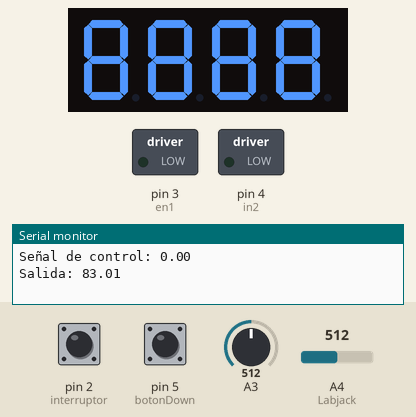
A sketch run on a simulated Arduino Uno, built with avr-gcc and run on an emulated ATmega328P. On the bench: 4-digit seven-segment display, switched loads named in the sketch (green lamp = pin HIGH), the last lines printed to the serial monitor. The inputs (shaded band) are chosen by the test bench; at power-on: pin 2 (interruptor) LOW, pin 5 (botonDown) LOW, A3 = 512, A4 (Labjack) = 512. Pins used as bus, display or sensor lines are not drawn.

Above: at 1.2 s.
1.3 s: pin 2 (interruptor) pulled HIGH for 0.15 s
At 3.0 s:
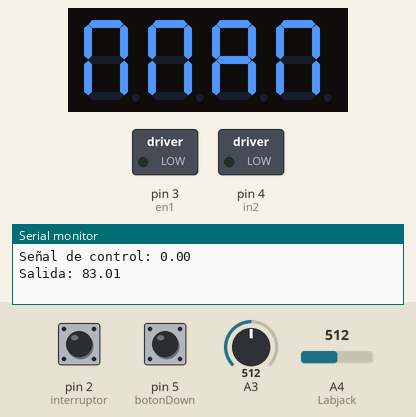
3.3 s: pin 2 (interruptor) pulled HIGH for 3.2 s
At 4.5 s:
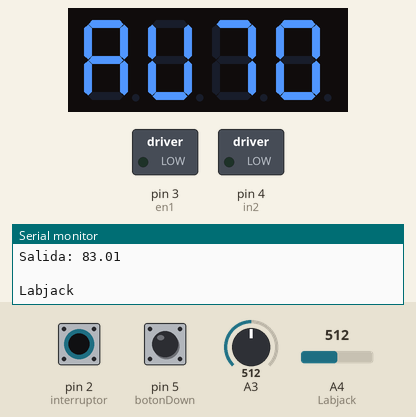
Timing chart, 0 to 6.3 s (numbered marks = the images above; inputs shaded):
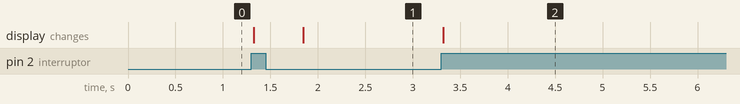

Measured:
- after the input at 1.3 s, the display: first changes at once (image 1 shows a later state)
- after the input at 3.3 s, the display: changes at once (image 2)

The sketch:

Bombasa_BC.ino
```cpp
//  Programa para el control de la bomba en bucle cerrado

//  Inclusión de todas las librerías necesarias
#include <Arduino.h>
#include <math.h>
#include <TM1637Display.h>
#include <PID_v1.h>
////////////////////////////////////////////////////////////////////////////////////////////////////////////////////////
////////////////////////////////////////////////////////////////////////////////////////////////////////////////////////

//Definición e inicialización de variables
const int Vmax = 24;
const int QMAX = 60;

// Se asocian los pines con su función
//  Motor
void MoverMotor(float valor);
const int en1 = 3;      // PWM  Salida (0 - 255) bits -> (0 - 5) V
const int in1 = 7;      // Entrada lógica del driver para controlar el sentido de giro del motor
const int in2 = 4;      // Entrada lógica del driver para controlar el sentido de giro del motor

//  Elección
int ultimo_estado = 0;

//  Modo manual
const int botonUp = 4;     // Boton Subir (el de al lado de la pantalla)
const int botonDown = 5;   // Boton Bajar (el de al lado de la pantalla)
int estado_botonDown = 0;   // Estado actual del botón bajar
int buttonState = 0;        // Estado actual del botón subir
int lastButtonState = 0;    // Estado anterior del botón subir
int ultimo_estadoDown = 0;  // Estado anterior del botón bajar
int buttonPushCounter = 0;  // Contador de número de pulsaciones (subir suma, bajar resta)

//  Modo automático
const int Labjack = A4;     // Entrada del Labjack para controlar el motor (0-1023) bits -> (0 - 5) V

//  Interruptor MANUAL - AUTOMÁTICO
const int interruptor = 2;
int estado_interruptor = 0;

//  Caudalímetro
double Qmedio = 0;
double leerCaudal();
int Q;            //Variable que almacena la lectura instantánea del voltaje
int nlecturas = 0; //Almacena el número de lecturas (100 lecturas)
int caudal[20]; //Almacena el valor de V para las nlecturas


// Interpreteción del voltaje que da el caudalímetro en caudal
double calibracionCaudalimetro(double x);

// Ajuste polinomial de los parámetros del sistema en base al punto de operación
//ganancia
double ganancia(double x);
//constante de tiempo
double cteTiempo(double x);

void eleccion();

//Parámetros de la planta
double k = 0;
double tau = 0;

//  Controlador
double Input;
double Output;
double Setpoint;

//Parámetros del controlador de caudal.  PARALELO
double Kp_Q;
double Ki_Q;

int ultimo_tiempo = 0;
int tiempo;

PID ControlCaudal(&Input, &Output, &Setpoint, Kp_Q, Ki_Q, 0, DIRECT);

//  Variables auxiliares que se comparten en distintos subprogramas
int i;
float suma;


void pantallaOscilante(double Input, double Output);
//Pantalla 7 segmentos 4 dígitos/////////////////////////////////
/////////////////////////////////////////////////////////////////
#define CLK 7                                              /////
#define DIO 6
double ultiempodisplay = 0;
double tiempodisplay = 0;/////
/////
const uint8_t SEG_MAN[] = {                                 /////
  SEG_E | SEG_F | SEG_A | SEG_B | SEG_C,                    // M
  SEG_F | SEG_A | SEG_B | SEG_C | SEG_E,                    //
  SEG_C | SEG_E | SEG_G | SEG_F | SEG_A | SEG_B,            // A
  SEG_F | SEG_A | SEG_E | SEG_F | SEG_B | SEG_C,            // N
};                                                          /////
/////
const uint8_t SEG_AUTO[] = {                                /////
  SEG_C | SEG_E | SEG_G | SEG_F | SEG_A | SEG_B,            // A
  SEG_E | SEG_F | SEG_D | SEG_B | SEG_C,                    // U
  SEG_A | SEG_B | SEG_C,                                    // T
  SEG_A | SEG_E | SEG_F | SEG_B | SEG_C | SEG_D,            // O
};                                                          /////
/////
const uint8_t SEG_OCHO[] = {                                /////
  SEG_A | SEG_B | SEG_C | SEG_D | SEG_E | SEG_F | SEG_G,    // 8
  SEG_A | SEG_B | SEG_C | SEG_D | SEG_E | SEG_F | SEG_G,    // 8
  SEG_A | SEG_B | SEG_C | SEG_D | SEG_E | SEG_F | SEG_G,    // 8
  SEG_A | SEG_B | SEG_C | SEG_D | SEG_E | SEG_F | SEG_G,    // 8
};                                                          /////
/////
TM1637Display display(CLK, DIO);                            /////
/////////////////////////////////////////////////////////////////


////////////////////////////////////////////////////////////////////////////////////////////////////////////////////////
////////////////////////////////////////////////////////////////////////////////////////////////////////////////////////


//Programas y subprogramas

//  Sólo se ejecuta una vez, establece la configuración inicial
void setup() {
  // Asignación de entradas y salidas
  Serial.begin(9600);
  pinMode(interruptor, INPUT);
  pinMode(botonUp, INPUT);
  pinMode(botonDown, INPUT);

  pinMode(en1, OUTPUT);
  pinMode(in1, OUTPUT);
  pinMode(in2, OUTPUT);


  display.clear();                      //Limpia la pantalla
  display.setBrightness(0x0f);
  display.setSegments(SEG_OCHO);
  delay(1);

  if (digitalRead(interruptor == 1)) {  //Para que si el sistema se inicia en modo AUTO
    ultimo_estado = 1;                  //el ultimo_estado lo refleje y represente el 8888.
  }

  ControlCaudal.SetOutputLimits(0, Vmax);
  Input = leerCaudal();
  Setpoint = 0;
  //Activación de controladores

}


// Se ejecuta continuamente, se incluyen aquí todas las tareas a realizar
void loop() {

  // ELECCIÓN MANUAL - AUTOMÁTICO
  eleccion();

  Input = leerCaudal();          //Medida del caudal


  //Control adaptativo

  //Cálculo de los parámetros actuales del sistema
  if (Input > 20) {
    k = ganancia(Input);
    tau = cteTiempo(Input);
  } else {
    k = ganancia(30);
    tau = cteTiempo(30);
  }

  //Cálculo de los parámetros del controlador
  Kp_Q = (double) 1 / (0.5 * k);
  Ki_Q = (double) Kp_Q / tau;

  //Se actualizan los parámetros del controlador en la función
  ControlCaudal.SetTunings(0.09, 0.3, 0);

  //Se calcula la señal de control
  ControlCaudal.Compute();

  //Para prevenir que por ruido a la entrada cero se obtenga una salida distinta de cero
  if (Setpoint == 0) {
    MoverMotor(0);
  } else {
    MoverMotor(Output);
  }

  // REGISTRO DE SALIDA, SEÑAL DE CONTROL, REFERENCIA
  tiempo = millis();
  if (tiempo -  ultimo_tiempo > 1000) {  //Representación en pantalla
    Serial.print("La referencia actual es: ");
    Serial.println(Setpoint);
    Serial.print("Señal de control: ");
    Serial.println(Output);
    Serial.print("Salida: ");
    Serial.println(Input);
    Serial.println(" ");

    ultimo_tiempo = tiempo;
  }

  //pantallaOscilante(Input, Output);


}


//  Procedimiento que lee el estado del interruptor y lleva el programa al modo AUTO o MANUAL
void eleccion() {


  estado_interruptor = digitalRead(interruptor);

  if (estado_interruptor == HIGH) {
    //Entonces el interruptor está en modo AUTOMÁTICO
    if (ultimo_estado != estado_interruptor) {
      display.setSegments(SEG_AUTO);
    }
    ControlCaudal.SetMode(AUTOMATIC);
    automatico();

  } else {
    //Entonces el interruptor está en modo MANUAL
    ControlCaudal.SetMode(MANUAL);
    manual();
    if (ultimo_estado != estado_interruptor) {
      display.setSegments(SEG_MAN);
    }
  }

  ultimo_estado = estado_interruptor;
}


// Subprograma que contiene el modo MANUAL
void manual() {

  // read the pushbutton input pin:
  buttonState = digitalRead(botonUp);
  // compare the buttonState to its previous state
  if (buttonState != lastButtonState) {
    // if the state has changed, increment the counter
    if (buttonState == HIGH && buttonPushCounter < Vmax) {
      // if the current state is HIGH then the button went from off to on:
      buttonPushCounter++;
      Serial.println("on");
      Serial.print("number of button pushes: ");
      Serial.println(buttonPushCounter);

      display.setBrightness(0x0f);
      display.showNumberDec(buttonPushCounter, false);

    }
    // Delay a little bit to avoid bouncing
    delay(50);
  }
  // save the current state as the last state, for next time through the loop
  lastButtonState = buttonState;


  estado_botonDown = digitalRead(botonDown);

  // compare the buttonState to its previous state
  if (estado_botonDown != ultimo_estadoDown) {
    // if the state has changed, increment the counter
    if (estado_botonDown == HIGH && buttonPushCounter > 0) {
      buttonPushCounter--;
      Serial.println("off");
      Serial.print("number of button pushes: ");
      Serial.println(buttonPushCounter);
      display.setBrightness(0x0f);
      display.showNumberDec(buttonPushCounter, false);

      //Setpoint = double(buttonPushCounter * (QMAX/20)); //(0 - 20) --> (0 - QMAX)    // MARCA LA REFERENCIA


    }


    delay(50);
  }
  // save the current state as the last state, for next time through the loop
  ultimo_estadoDown = estado_botonDown;

  //buttonPushCounter = map(buttonPushCounter,0,20, 0, QMAX);
  MoverMotorManual(buttonPushCounter);
}


//  Subprograma que contiene el modo automático
void automatico() {
  float valor = 0;  // valor de salida Analógica para motor1. Inicializar
  int value = 0;
  int lastValue = 0;


  value = analogRead(Labjack);
  value = map(value, 0, 1023, 0, 5);    //(0 - 5) --> (0 - 100)    // MARCA LA REFERENCIA
  if (analogRead(Labjack) > 0.5 && value != lastValue) {
    //Se toman las referencias a partir del Labjack

    Serial.println("Labjack");
    delay(500);

    Setpoint = value;


  } else {

    if (Serial.available() > 0) {
      String str = Serial.readStringUntil('\n'); //lectura de la entrada de varios dígitos
      float valor = str.toFloat();

      if (valor >= 0 && valor <= QMAX) {
        Setpoint = valor;                    //(0 - QMAX)    // MARCA LA REFERENCIA
      }
    }
  }

}


//  Subprograma para la representación en pantalla de números reales con hasta dos decimales
void MostrarPantalla(float valor) {

  int entera = 0;
  int decimal = 0;

  //Ajuste de número real para separarlo en dos enteros de parte real e imaginaria
  entera = (int)(valor);
  decimal = round(100 * (valor - entera));

  //Representación en pantalla del número real
  display.clear(); //Limpia la pantalla
  display.setBrightness(0x0f);
  display.showNumberDecEx(entera, (0x80 >> 1), false, 2, 0);
  display.showNumberDecEx(decimal, (0x80 >> 1), false, 2, 2);
}


//  Subprograma para el movimiento del motor en modo automático, por el puerto serie


void MoverMotor(float valor) {

  digitalWrite(in1, HIGH);
  digitalWrite(in2, LOW);

  valor = (float) valor * 255 / Vmax;
  analogWrite(en1, valor);

}


void MoverMotorManual(float valor) {


  digitalWrite(in1, HIGH);
  digitalWrite(in2, LOW);
  if (valor == 0) {
    analogWrite(en1, valor);
  } else {
    valor = map(valor, 0, 27.4, 4.4, 22);
    valor = map(valor, 4.4, 25.4, 37.4, 255);
    analogWrite(en1, valor);
  }
}


//  Función para realizar la lectura del caudalímetro contador y asociarla al caudal correspondiente
//Pendiente, asociar valor de frecuencia con el caudal correspondiente
double leerCaudal() {

  Q = analogRead(A3);
  if (nlecturas < 20) {
    caudal[nlecturas] = Q;                    //Se almacenan las lecturas tomadas durante un ms
    nlecturas++;

  } else {                                       //Se han tomado y almacenado las N medidas
    suma = 0;                                   //Cálculo de la media de las medidas tomadas en el intervalo
    for (i = 0; i < nlecturas; i++) {
      suma = suma + caudal[i];
    }

    double Vmedio = (double) suma / nlecturas;
    Vmedio = (double) Vmedio * 5 / 1023; //Se pasa de bits a Voltios
    Qmedio = calibracionCaudalimetro(Vmedio);   //Se pasa de voltios a mL/min

    nlecturas = 0;                              //Se resetea el contador de lecturas realizadas

  }

  if (Qmedio > 20) {
    return Qmedio;
  } else {
    return 0;
  }

}


double calibracionCaudalimetro(double x) {
  //En base a la calibración se obtiene el siguiente polinomio:
  //  curva(x) = p1*x^2 + p2*x + p3
  //con:
  double p1 = -7.361, p2 = 51.48, p3 = 0.2817;

  double caudal = p1 * pow(x, 2) + p2 * x + p3;

  return caudal;
}

double ganancia(double x) {
  //En base al ajuste de la curva punto de operación - ganancia estática se obtiene:
  //y(x) = p1*x^4 + p2*x^3 + p3*x^2 + p4*x + p5
  double p1 = 0.0004088, p2 = -0.06596 , p3 = 3.92 , p4 = -102.4 , p5 = 1010;

  double y = p1 * pow(x, 4) + p2 * pow(x, 3) + p3 * pow(x, 2) + p4 * x + p5;

  return y;
}

double cteTiempo(double x) {
  //En base al ajuste de la curva punto de operación - cte de tiempo se obtiene:
  //y(x) = p1*x^4 + p2*x^3 + p3*x^2 + p4*x + p5
  double p1 = 6.876e-05, p2 = -0.01448 , p3 = 1.06 , p4 = -32.93 , p5 = 378.2;

  double y = p1 * pow(x, 4) + p2 * pow(x, 3) + p3 * pow(x, 2) + p4 * x + p5;

  return y;
}

void pantallaOscilante(double Input, double Output) {

  tiempodisplay = millis();
  if (tiempodisplay - ultiempodisplay < 2000) {
    MostrarPantalla(Input);
  } else if (tiempodisplay - ultiempodisplay > 2000 && tiempodisplay - ultiempodisplay < 3000 ) {
    MostrarPantalla(Output);
    ultiempodisplay = tiempodisplay;
  }

}
```
